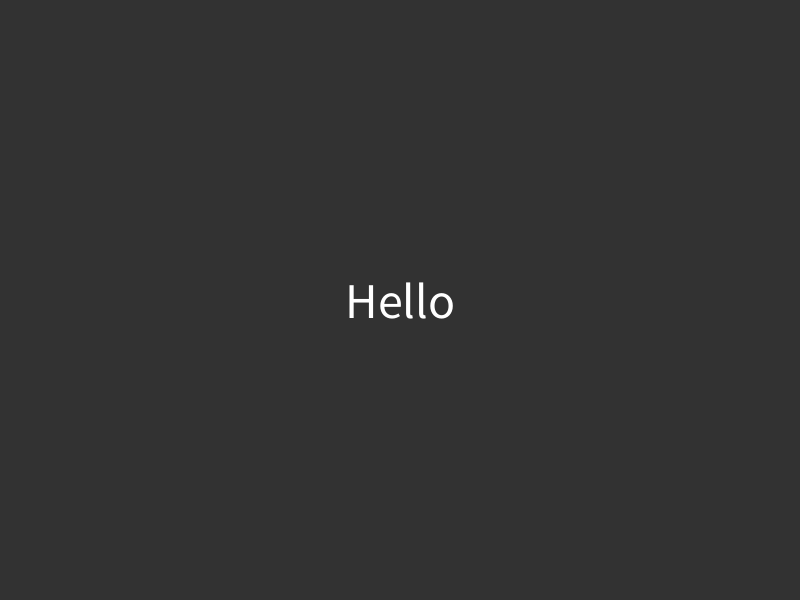
Frame 1 (no input)
Frame 60 (the mouse pressed at the canvas centre just before this capture): identical to frame 1, image omitted
Frame 120 (the mouse held since frame 60 and released just before this capture): identical to frame 1, image omitted

The Processing sketch that drew this single still picture (run headless with seeded random() and noise(); from frame 60 on, the mouse is pressed at the canvas centre):

// Processing sketch: Party_text
// ── Party_text.pde
CoolText word;


void setup() {
  size (800, 600);
  word = new CoolText(400, 300, "Hello");
}

void draw() {
  background(50);
  word.display();
  //word.partyTime();
}

void keyPressed() {
  if (key == ' ' ) {
    word.toggleParty();
  }
  if (key == 'p') {
    word.togglePulse();
  }
}

// ── coolText.pde
class CoolText {
  PVector pos;
  String text;
  float size;
  float maxSize;
  float minSize;
  color c;
  boolean flash;
  float change;
  boolean pulse;
  CoolText(float x, float y, String text) {
    this.text = text;
    pos = new PVector(x, y);
    size = 50;
    maxSize = 50;
    minSize = 10;
    c = color(255);
    flash = false;
    pulse = false;
    change = 3;
  }


  void display() {
    if (pulse == true){
      pulse();
    }
    if (flash == true) {
      partyTime();
    }
    fill(c);
    textAlign(CENTER, CENTER);
    textSize(size);
    text(text, pos.x, pos.y);
  }

  void pulse() {

    size = size + change;
    if (size>maxSize || size < minSize) {
      change *= -1;
    }
  }

  void partyTime() {
    c = color(random(0, 255), random(0, 255), random(0, 255));
    line(400, 0, 400, 100);
    fill(c);
    circle(400, 100, 50);
  }
  void toggleParty() {
    flash = !flash;
  }
  void togglePulse() {
    pulse =!pulse;
  }
}
